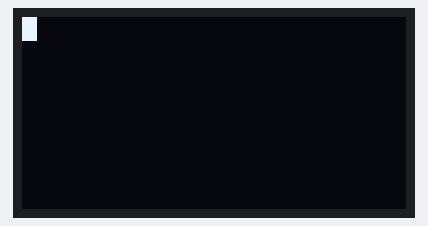
Simulated run of this sketch. Board: ESP8266 (NodeMCU). On the bench: 128×64 one-colour display. What the sketch prints to the serial monitor is not drawn.

Above: at 0.6 s.
At 1.1 s:
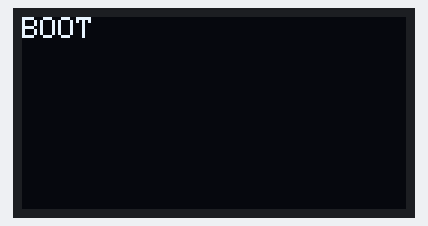
At 1.6 s:
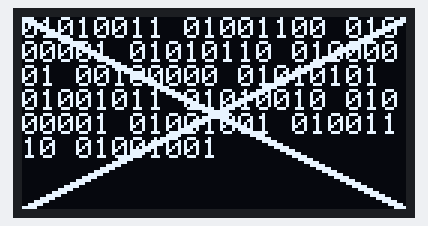
At 2.3 s:
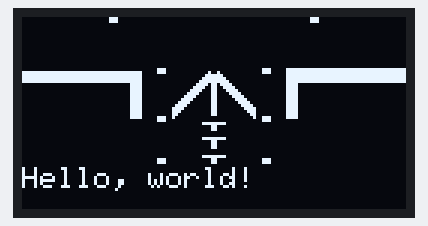

The sketch:

DrawLogo.ino
```cpp
#include <Wire.h>
#include <Adafruit_GFX.h>
#include <Adafruit_SSD1306.h>
#include <ESP8266WiFi.h>
#include <ESP8266mDNS.h>
#include <ESP8266WebServer.h>


const char* ssid = "SmartScope";  // Enter SSID here
const char* password = "12345678";  //Enter Password here


IPAddress local_ip(192,168,1,184);
IPAddress gateway(192,168,1,1);
IPAddress subnet(255,255,0,0);

ESP8266WebServer server(80);

#define SCREEN_WIDTH 128 // OLED display width,  in pixels
#define SCREEN_HEIGHT 64 // OLED display height, in pixels

// declare an SSD1306 display object connected to I2C
Adafruit_SSD1306 oled(SCREEN_WIDTH, SCREEN_HEIGHT, &Wire, -1);

// bitmap of arduino-icon image
const unsigned char ArduinoIcon [] PROGMEM = {
  // 'arduino-icon', 128x64px
  0x00, 0x00, 0x00, 0x07, 0x00, 0x00, 0x00, 0x00, 0x00, 0x00, 0x00, 0x00, 0xe0, 0x00, 0x00, 0x00,
  0x00, 0x00, 0x00, 0x07, 0x00, 0x00, 0x00, 0x00, 0x00, 0x00, 0x00, 0x00, 0xe0, 0x00, 0x00, 0x00,
  0x00, 0x00, 0x00, 0x00, 0x00, 0x00, 0x00, 0x00, 0x00, 0x00, 0x00, 0x00, 0x00, 0x00, 0x00, 0x00,
  0x00, 0x00, 0x00, 0x00, 0x00, 0x00, 0x00, 0x00, 0x00, 0x00, 0x00, 0x00, 0x00, 0x00, 0x00, 0x00,
  0x00, 0x00, 0x00, 0x00, 0x00, 0x00, 0x00, 0x00, 0x00, 0x00, 0x00, 0x00, 0x00, 0x00, 0x00, 0x00,
  0x00, 0x00, 0x00, 0x00, 0x00, 0x00, 0x00, 0x00, 0x00, 0x00, 0x00, 0x00, 0x00, 0x00, 0x00, 0x00,
  0x00, 0x00, 0x00, 0x00, 0x00, 0x00, 0x00, 0x00, 0x00, 0x00, 0x00, 0x00, 0x00, 0x00, 0x00, 0x00,
  0x00, 0x00, 0x00, 0x00, 0x00, 0x00, 0x00, 0x00, 0x00, 0x00, 0x00, 0x00, 0x00, 0x00, 0x00, 0x00,
  0x00, 0x00, 0x00, 0x00, 0x00, 0x00, 0x00, 0x00, 0x00, 0x00, 0x00, 0x00, 0x00, 0x00, 0x00, 0x00,
  0x00, 0x00, 0x00, 0x00, 0x00, 0x00, 0x00, 0x00, 0x00, 0x00, 0x00, 0x00, 0x00, 0x00, 0x00, 0x00,
  0x00, 0x00, 0x00, 0x00, 0x00, 0x00, 0x00, 0x00, 0x00, 0x00, 0x00, 0x00, 0x00, 0x00, 0x00, 0x00,
  0x00, 0x00, 0x00, 0x00, 0x00, 0x00, 0x00, 0x00, 0x00, 0x00, 0x00, 0x00, 0x00, 0x00, 0x00, 0x00,
  0x00, 0x00, 0x00, 0x00, 0x00, 0x00, 0x00, 0x00, 0x00, 0x00, 0x00, 0x00, 0x00, 0x00, 0x00, 0x00,
  0x00, 0x00, 0x00, 0x00, 0x00, 0x00, 0x00, 0x00, 0x00, 0x00, 0x00, 0x00, 0x00, 0x00, 0x00, 0x00,
  0x00, 0x00, 0x00, 0x00, 0x00, 0x00, 0x00, 0x00, 0x00, 0x00, 0x00, 0x00, 0x00, 0x00, 0x00, 0x00,
  0x00, 0x00, 0x00, 0x00, 0x00, 0x00, 0x00, 0x00, 0x00, 0x00, 0x00, 0x00, 0x00, 0x00, 0x00, 0x00,
  0x00, 0x00, 0x00, 0x00, 0x00, 0x00, 0x00, 0x00, 0x00, 0x00, 0x00, 0x00, 0x00, 0x00, 0x00, 0x00,
  0x00, 0x00, 0x00, 0x00, 0x00, 0x07, 0x00, 0x00, 0x00, 0x00, 0xe0, 0xff, 0xff, 0xff, 0xff, 0xff,
  0xff, 0xff, 0xff, 0xff, 0xff, 0x07, 0x00, 0x02, 0x40, 0x00, 0xe0, 0xff, 0xff, 0xff, 0xff, 0xff,
  0xff, 0xff, 0xff, 0xff, 0xff, 0x00, 0x00, 0x07, 0xe0, 0x00, 0x00, 0xff, 0xff, 0xff, 0xff, 0xff,
  0xff, 0xff, 0xff, 0xff, 0xff, 0x00, 0x00, 0x0f, 0xf0, 0x00, 0x00, 0xff, 0xff, 0xff, 0xff, 0xff,
  0xff, 0xff, 0xff, 0xff, 0xff, 0x00, 0x00, 0x1f, 0xf8, 0x00, 0x00, 0xff, 0xff, 0xff, 0xff, 0xff,
  0x00, 0x00, 0x00, 0x00, 0x0f, 0x00, 0x00, 0x3d, 0xbc, 0x00, 0x00, 0xf0, 0x00, 0x00, 0x00, 0x00,
  0x00, 0x00, 0x00, 0x00, 0x0f, 0x00, 0x00, 0x79, 0x9e, 0x00, 0x00, 0xf0, 0x00, 0x00, 0x00, 0x00,
  0x00, 0x00, 0x00, 0x00, 0x0f, 0x00, 0x00, 0xf1, 0x8f, 0x00, 0x00, 0xf0, 0x00, 0x00, 0x00, 0x00,
  0x00, 0x00, 0x00, 0x00, 0x0f, 0x00, 0x01, 0xe1, 0x87, 0x80, 0x00, 0xf0, 0x00, 0x00, 0x00, 0x00,
  0x00, 0x00, 0x00, 0x00, 0x0f, 0x00, 0x03, 0xc1, 0x83, 0xc0, 0x00, 0xf0, 0x00, 0x00, 0x00, 0x00,
  0x00, 0x00, 0x00, 0x00, 0x0f, 0x00, 0x07, 0x81, 0x81, 0xe0, 0x00, 0xf0, 0x00, 0x00, 0x00, 0x00,
  0x00, 0x00, 0x00, 0x00, 0x0f, 0x00, 0x0f, 0x01, 0x80, 0xf0, 0x00, 0xf0, 0x00, 0x00, 0x00, 0x00,
  0x00, 0x00, 0x00, 0x00, 0x0f, 0x00, 0x1e, 0x01, 0x80, 0x78, 0x00, 0xf0, 0x00, 0x00, 0x00, 0x00,
  0x00, 0x00, 0x00, 0x00, 0x0f, 0x00, 0x3c, 0x01, 0x80, 0x3c, 0x00, 0xf0, 0x00, 0x00, 0x00, 0x00,
  0x00, 0x00, 0x00, 0x00, 0x0f, 0x00, 0x38, 0x01, 0x80, 0x1c, 0x00, 0xf0, 0x00, 0x00, 0x00, 0x00,
  0x00, 0x00, 0x00, 0x00, 0x0f, 0x00, 0x30, 0x01, 0x80, 0x0c, 0x00, 0xf0, 0x00, 0x00, 0x00, 0x00,
  0x00, 0x00, 0x00, 0x00, 0x0f, 0x07, 0x20, 0x00, 0x00, 0x04, 0xe0, 0xf0, 0x00, 0x00, 0x00, 0x00,
  0x00, 0x00, 0x00, 0x00, 0x00, 0x07, 0x00, 0x00, 0x00, 0x00, 0xe0, 0x00, 0x00, 0x00, 0x00, 0x00,
  0x00, 0x00, 0x00, 0x00, 0x00, 0x00, 0x00, 0x0f, 0xf0, 0x00, 0x00, 0x00, 0x00, 0x00, 0x00, 0x00,
  0x00, 0x00, 0x00, 0x00, 0x00, 0x00, 0x00, 0x01, 0x80, 0x00, 0x00, 0x00, 0x00, 0x00, 0x00, 0x00,
  0x00, 0x00, 0x00, 0x00, 0x00, 0x00, 0x00, 0x01, 0x80, 0x00, 0x00, 0x00, 0x00, 0x00, 0x00, 0x00,
  0x00, 0x00, 0x00, 0x00, 0x00, 0x00, 0x00, 0x00, 0x00, 0x00, 0x00, 0x00, 0x00, 0x00, 0x00, 0x00,
  0x00, 0x00, 0x00, 0x00, 0x00, 0x00, 0x00, 0x00, 0x00, 0x00, 0x00, 0x00, 0x00, 0x00, 0x00, 0x00,
  0x00, 0x00, 0x00, 0x00, 0x00, 0x00, 0x00, 0x0f, 0xf0, 0x00, 0x00, 0x00, 0x00, 0x00, 0x00, 0x00,
  0x00, 0x00, 0x00, 0x00, 0x00, 0x00, 0x00, 0x01, 0x80, 0x00, 0x00, 0x00, 0x00, 0x00, 0x00, 0x00,
  0x00, 0x00, 0x00, 0x00, 0x00, 0x00, 0x00, 0x01, 0x80, 0x00, 0x00, 0x00, 0x00, 0x00, 0x00, 0x00,
  0x00, 0x00, 0x00, 0x00, 0x00, 0x00, 0x00, 0x01, 0x80, 0x00, 0x00, 0x00, 0x00, 0x00, 0x00, 0x00,
  0x00, 0x00, 0x00, 0x00, 0x00, 0x00, 0x00, 0x00, 0x00, 0x00, 0x00, 0x00, 0x00, 0x00, 0x00, 0x00,
  0x00, 0x00, 0x00, 0x00, 0x00, 0x00, 0x00, 0x00, 0x00, 0x00, 0x00, 0x00, 0x00, 0x00, 0x00, 0x00,
  0x00, 0x00, 0x00, 0x00, 0x00, 0x00, 0x00, 0x0f, 0xf0, 0x00, 0x00, 0x00, 0x00, 0x00, 0x00, 0x00,
  0x00, 0x00, 0x00, 0x00, 0x00, 0x07, 0x00, 0x01, 0x80, 0x00, 0xe0, 0x00, 0x00, 0x00, 0x00, 0x00,
  0x00, 0x00, 0x00, 0x00, 0x00, 0x07, 0x00, 0x01, 0x80, 0x00, 0xe0, 0x00, 0x00, 0x00, 0x00, 0x00
};

void setup() {
  Serial.begin(9600);
  oled.begin(SSD1306_SWITCHCAPVCC, 0x3C);
  oled.ssd1306_command(0xA0);
  WiFi.softAP(ssid, password);
  WiFi.softAPConfig(local_ip, gateway, subnet);

  delay(500);
  server.on("/", handleRoot);
  server.onNotFound(handleNotFound);

    if (MDNS.begin("SmartScope")) {
    Serial.println("mDNS responder started");
  } else {
    Serial.println("Error setting up MDNS responder!");
  }

  server.begin();

  Serial.println("HTTP server started");

  oled.clearDisplay();
  oled.setCursor(0, 0);
  oled.drawChar(0, 0, 0xDA, WHITE, BLACK, 1);
  oled.display();
  delay(150);
  oled.clearDisplay();
  oled.display();
  oled.setCursor(0, 0);
  delay(150);
  oled.drawChar(0, 0, 0xDA, WHITE, BLACK, 1);
  oled.display();
  delay(150);
  oled.clearDisplay();
  oled.setTextColor(SSD1306_WHITE);
  oled.print("BOOT");
  oled.display();
  delay(200);
  oled.clearDisplay();
  oled.setCursor(0, 0);
  oled.print("01010011 01001100 01000001 01010110 01000001 00100000 01010101 01001011 01010010 01000001 01001001 01001110 01001001");
  oled.display();
  delay(200);
  oled.drawLine(0,0,128,64, WHITE);
  oled.drawLine(1,0,128,63, WHITE);
  oled.drawLine(0,1,127,64, WHITE);
  oled.drawLine(0,64,128,0, WHITE);
  oled.drawLine(0,63,127,0, WHITE);
  oled.drawLine(1,64,128,1, WHITE);
  oled.display();
  delay(200);
  oled.clearDisplay();
  oled.drawRect(0, 0, 128, 64, WHITE);
  oled.display();
  delay(100);
  oled.drawRect(10, 10, 108, 44, WHITE);
  oled.display();
  delay(100);
  oled.drawRect(20, 20, 88, 24, WHITE);
  oled.display();
  delay(100);
  oled.clearDisplay();
  oled.drawBitmap(0, 0, ArduinoIcon, 128, 49, WHITE);
  oled.display();
  delay(50);
}


void loop() {
  server.handleClient();
  oled.clearDisplay();
  oled.drawBitmap(0, 0, ArduinoIcon, 128, 49, WHITE);
  oled.setCursor(0, 50);
  oled.setTextSize(1);
  oled.println("Hello, world!");
  oled.display();

}

void handleRoot() {
  server.send(200, "text/plain", "Hello world!");
}

void handleNotFound(){
  server.send(404, "text/plain", "404: Not found");
}
```
